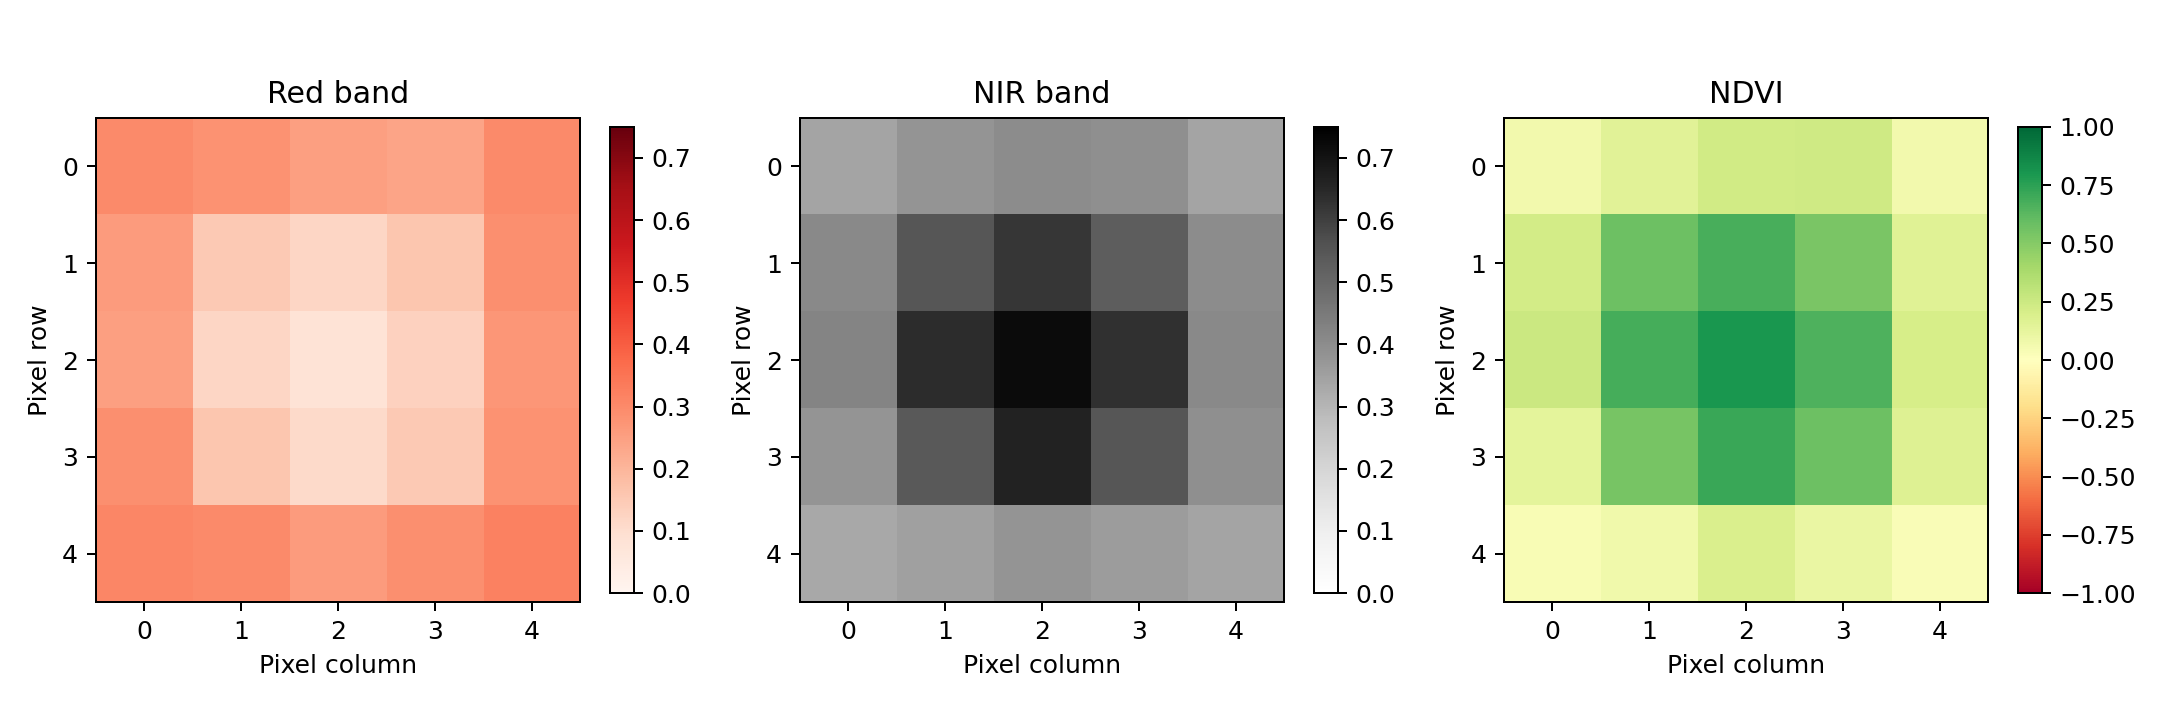

Python code for this plot:

from pathlib import Path
import numpy as np
import matplotlib.pyplot as plt

# Simulated reflectance values for two satellite bands.
# Each number represents one pixel.

red = np.array([
    [0.30, 0.28, 0.25, 0.24, 0.30],
    [0.26, 0.15, 0.12, 0.16, 0.29],
    [0.25, 0.12, 0.08, 0.13, 0.27],
    [0.29, 0.16, 0.11, 0.15, 0.28],
    [0.31, 0.30, 0.26, 0.29, 0.32]
])

nir = np.array([
    [0.34, 0.38, 0.40, 0.39, 0.34],
    [0.41, 0.55, 0.62, 0.53, 0.40],
    [0.42, 0.64, 0.72, 0.63, 0.41],
    [0.38, 0.54, 0.66, 0.55, 0.39],
    [0.33, 0.35, 0.38, 0.36, 0.34]
])

# Calculate NDVI for every pixel.
denominator = nir + red

ndvi = np.divide(
    nir - red,
    denominator,
    out=np.full_like(red, np.nan),
    where=denominator != 0
)

print("NDVI matrix:")
print(np.round(ndvi, 2))

print("Mean NDVI:", round(np.nanmean(ndvi), 3))
print("Maximum NDVI:", round(np.nanmax(ndvi), 3))

# Visualize the three rasters.
fig, axes = plt.subplots(1, 3, figsize=(12, 4))

for ax, data, title, cmap, low, high in [
    (axes[0], red, "Red band", "Reds", 0, 0.75),
    (axes[1], nir, "NIR band", "Greys", 0, 0.75),
    (axes[2], ndvi, "NDVI", "RdYlGn", -1, 1),
]:
    image = ax.imshow(data, cmap=cmap, vmin=low, vmax=high)
    ax.set_title(title)
    ax.set_xlabel("Pixel column")
    ax.set_ylabel("Pixel row")
    fig.colorbar(image, ax=ax, shrink=0.7)

plt.tight_layout()

output = Path(__file__).with_name("ndvi_demo.png")
plt.savefig(output, dpi=180)
plt.show()

print("Saved figure:", output)
print("Minimum NDVI:", round(np.nanmin(ndvi_array), 3))
print("Median NDVI:", round(np.nanmedian(ndvi_array), 3))
print("Maximum NDVI:", round(np.nanmax(ndvi_array), 3))
